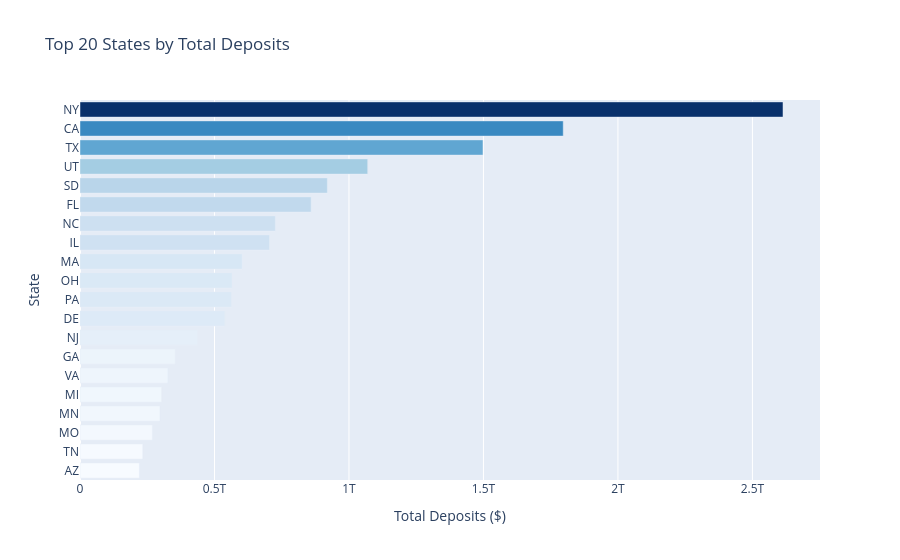

Here is the notebook cell this chart was saved with:
### Code cell
fig = px.bar(
    state_df.head(20),
    x='TOTAL_DEPOSITS', y='STATE',
    orientation = 'h',
    title = 'Top 20 States by Total Deposits',
    labels = {'TOTAL_DEPOSITS':'Total Deposits ($)','STATE':'State'},
    color = 'TOTAL_DEPOSITS', color_continuous_scale = 'Blues'
)

fig.update_layout(yaxis=dict(autorange='reversed'),coloraxis_showscale=False, showlegend=False)
fig.show()

### Figure 1 — Plotly figure (JSON) as saved in the notebook; plotly's stock layout.template omitted (floating-point values rounded to 4 significant figures)
{"data": [{"hovertemplate": "Total Deposits ($)=%{marker.color}<br>State=%{y}<extra></extra>", "legendgroup": "", "marker": {"color": [2613680533000, 1796631056000, 1498233331000, 1069644095000, 919583000000, 859236314000, 726348825000, 704463220000, 602761277000, 565323698000, 563195752000, 538465170000, 436802794000, 354251306000, 326923378000, 303631627000, 297400400000, 268870818000, 233523077000, 220827316000], "coloraxis": "coloraxis", "pattern": {"shape": ""}}, "name": "", "orientation": "h", "showlegend": false, "textposition": "auto", "type": "bar", "x": [2613680533000, 1796631056000, 1498233331000, 1069644095000, 919583000000, 859236314000, 726348825000, 704463220000, 602761277000, 565323698000, 563195752000, 538465170000, 436802794000, 354251306000, 326923378000, 303631627000, 297400400000, 268870818000, 233523077000, 220827316000], "xaxis": "x", "y": ["NY", "CA", "TX", "UT", "SD", "FL", "NC", "IL", "MA", "OH", "PA", "DE", "NJ", "GA", "VA", "MI", "MN", "MO", "TN", "AZ"], "yaxis": "y"}], "layout": {"barmode": "relative", "coloraxis": {"colorbar": {"title": {"text": "Total Deposits ($)"}}, "colorscale": [[0, "rgb(247,251,255)"], [0.125, "rgb(222,235,247)"], [0.25, "rgb(198,219,239)"], [0.375, "rgb(158,202,225)"], [0.5, "rgb(107,174,214)"], [0.625, "rgb(66,146,198)"], [0.75, "rgb(33,113,181)"], [0.875, "rgb(8,81,156)"], [1, "rgb(8,48,107)"]], "showscale": false}, "legend": {"tracegroupgap": 0}, "showlegend": false, "title": {"text": "Top 20 States by Total Deposits"}, "xaxis": {"anchor": "y", "domain": [0, 1], "title": {"text": "Total Deposits ($)"}}, "yaxis": {"anchor": "x", "autorange": "reversed", "domain": [0, 1], "title": {"text": "State"}}}}
